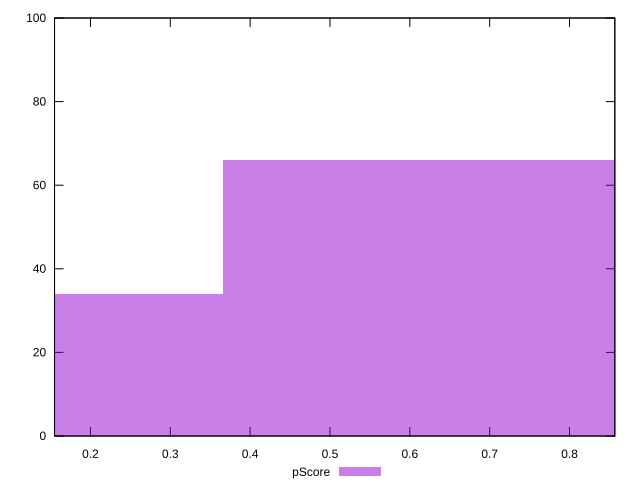

Generate this figure with gnuplot:
reset

$pScore <<EOF
0 34
0.7309705787027899 66
EOF

set key outside below
set boxwidth 0.7309705787027899
set xrange [0.1550275229216206:0.856743386550748]
set yrange [0:100]
set trange [0:100]
set style fill transparent solid 0.5 noborder
set terminal svg size 640, 490 enhanced background rgb 'white'
set output "reports/report_00033_2021-03-01T14-23-16.841Z/first-meaningful-paint/samples/astro-inner/pScore/histogram.svg"

plot $pScore title "pScore" with boxes

reset
